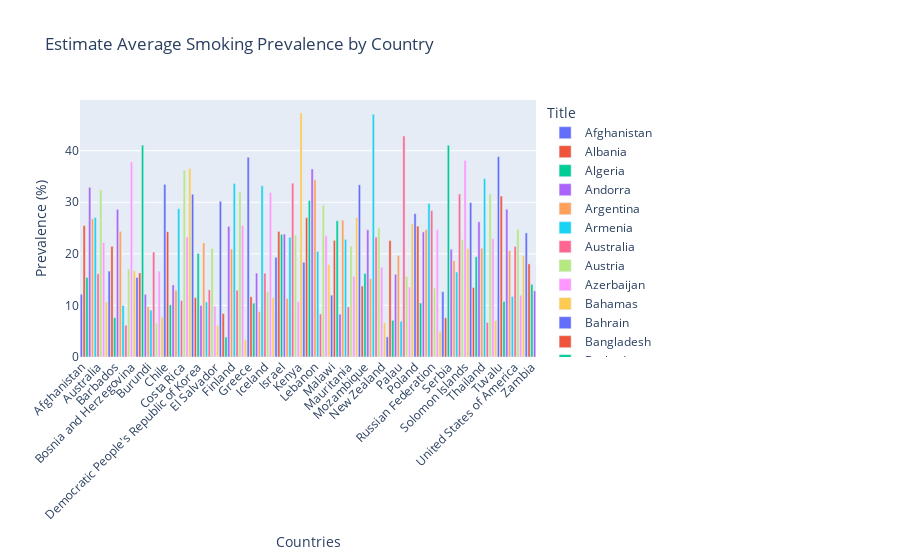

Here is the notebook cell this chart was saved with:
### Code cell
# Perform the aggregation to get the average value for each country
aggregated_data = merged_M_Est_smk_curr_std_df.groupby('Title')['NumericValue'].mean().reset_index()

# Create a bar plot using Plotly Express
fig = px.bar(
    aggregated_data,
    x='Title',
    y='NumericValue',
    color='Title',
    title='Estimate Average Smoking Prevalence by Country',
)

# Customize the layout if needed
fig.update_layout(
    xaxis_title='Countries',
    yaxis_title='Prevalence (%)',
    xaxis_tickangle=-45,  
)

# Show the plot
fig.show()
